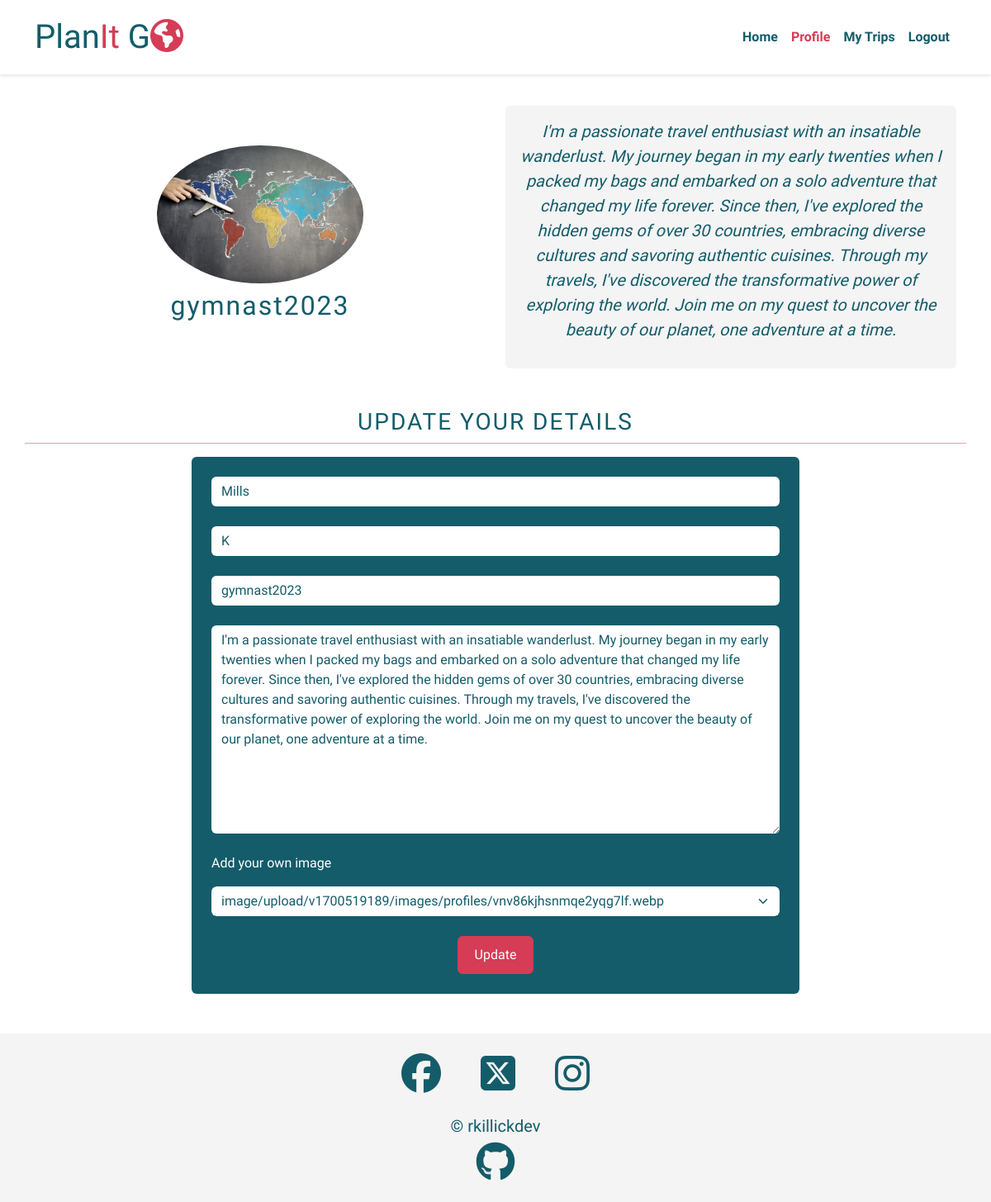
The app's page /profiles/update_profile/13 (signed in), older data.
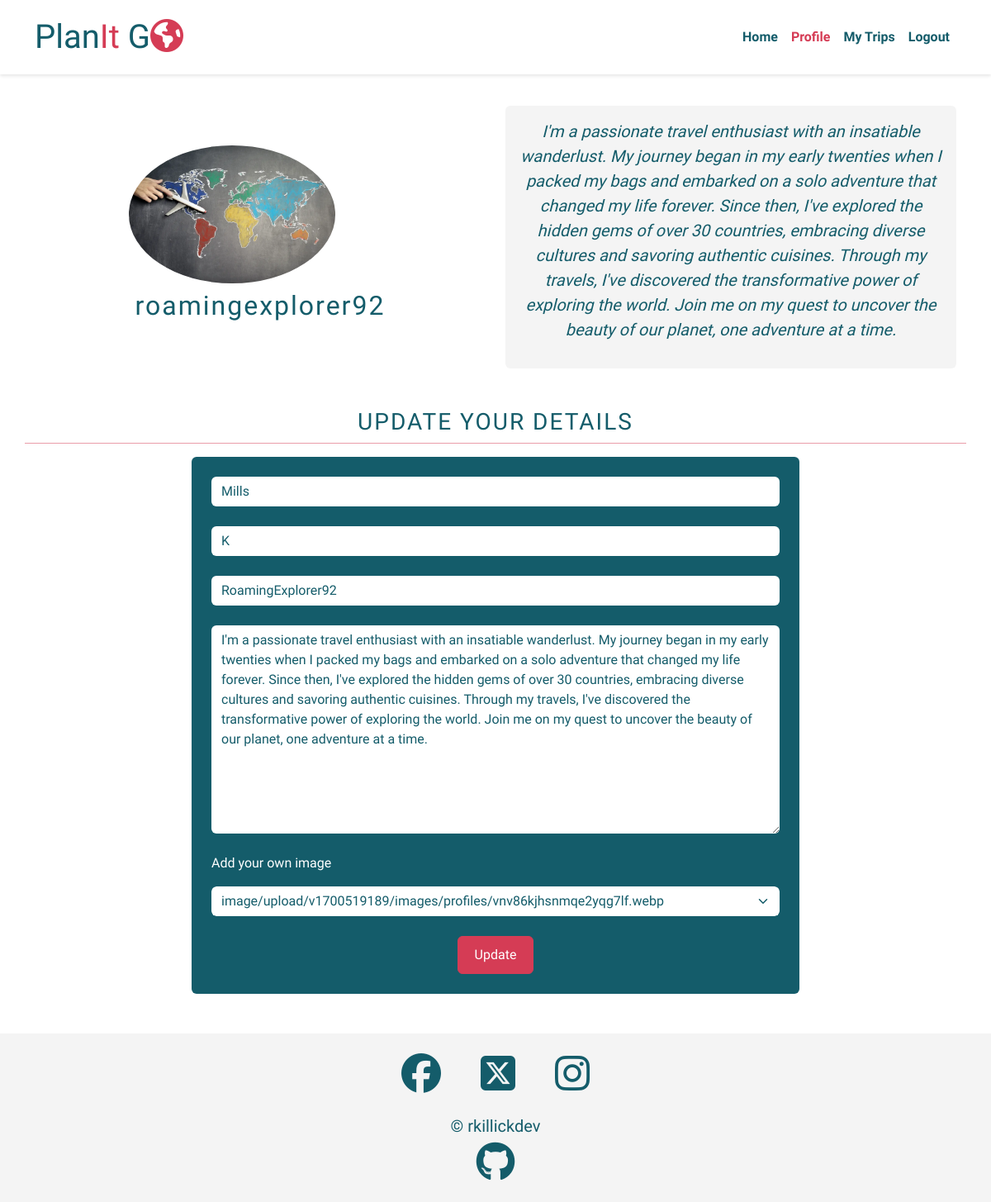
The same page, newer data.
### profiles/models.py (models this page shows, shortened)
class Profile(models.Model):
    user = models.OneToOneField(
        User, on_delete=models.CASCADE, related_name="profile"
    )
    first_name = models.CharField(max_length=50, null=True)
    surname = models.CharField(max_length=50, null=True)
    screen_name = models.CharField(max_length=25, unique=True, null=True)
    slug = models.SlugField(max_length=150, unique=True, null=True)
    date_of_birth = models.DateField(blank=True, null=True)
    about = models.TextField(blank=True)
    profile_image = CloudinaryField(
        "image",
        default="placeholder",
        eager=[
            {
                "width": "100",
                "height": "100",
                "gravity": "auto",
                "crop": "thumb",
            }
        ],
        transformation={
            "aspect_ratio": "4:4",
            "gravity": "face",
            "height": "600",
            "zoom": "0.75",
            "crop": "thumb",
            "fetch_format": "auto",
            "quality": "auto",
            "dpr": "auto",
            "responsive": True,
        },
        folder="/images/profiles",
        format="webp",
    )

### profiles/views.py (the view)
class ProfileUpdateView(LoginRequiredMixin, SuccessMessageMixin, UpdateView):
    form_class = ProfileForm
    model = Profile
    success_url = reverse_lazy("trip_list")
    success_message = "Thanks, your profile details have been updated"
    def get_object(self, *args, **kwargs):
        obj = super(ProfileUpdateView, self).get_object(*args, **kwargs)
        if not obj.user == self.request.user:
            raise PermissionDenied()
        return obj

### profiles/templates/profiles/profile_form.html (shortened to what this page needs)
{% extends "base.html" %}
{% block content %}
{% load static %}
{% load crispy_forms_tags %}
<section id="enter-profile-details"
         class="mt-7">
  <div class="container">
    <div class="row mb-5">
      <div class="col-md-6 d-flex flex-column justify-content-center">
        <div class="image-container p-2 align-self-center">
          {% if request.user.profile.screen_name %}
            {% if 'placeholder' in profile.profile_image.url %}
              <img src="{% static 'images/placeholders/globe-profile-face-compress-square.webp' %}"
                  alt="Inflatable globe with two eyes stuck on"
                  class="img-fluid rounded-circle"
                  width="250">
            {% else %}
              <img src="{{ profile.profile_image.url }}"
                  alt="picture of {{ profile.screen_name }}"
                  class="img-fluid rounded-circle"
                  width="250">
            {% endif %}
            <h2 class="text-center text-lowercase p-2 m-0">
              {{ profile.screen_name}}</h2>
          {% endif %}
        </div>
      </div>
      <div class="col-md-6 d-flex flex-column justify-content-center">
          <div class="profile-bio card border-0 bg-secondary h-100">
            <div class="card-body d-flex flex-column text-center justify-content-center">
              {% if request.user.profile.about %}
                <p class="lead fst-italic">
                  {{profile.about}}
                </p>
              {% else %}
                  <p class="lead fst-italic">"We shall not cease from exploration, and the end of all our exploring will be to arrive where we started and know the place for the first time."</p>
                  <p class="lead fw-semibold m-0">T.S. Eliot</p>
              {% endif %}
            </div>
          </div>
      </div>
    </div>
    <div class="row">
      <h3 class="text-center">
        {% if request.user.profile.screen_name %} Update Your Details {% else %} Enter Your Details {% endif %}
      </h3>
      <hr>
    </div>
    <div class="row mb-5">
      <div class="col-md-8 offset-md-2">
        <div id="form-container" data-form_purpose="{% if request.user.profile.screen_name %}update{% else %}create{% endif %}">
          {% crispy form %}
        </div>
      </div>
    </div>
  </div>
</section>
{% endblock %}

Row changes from the older to the newer data that the page shows:
changed Profile "Mills": screen_name "gymnast2023" → "roamingexplorer92"; screen_name "gymnast2023" → "RoamingExplorer92"
